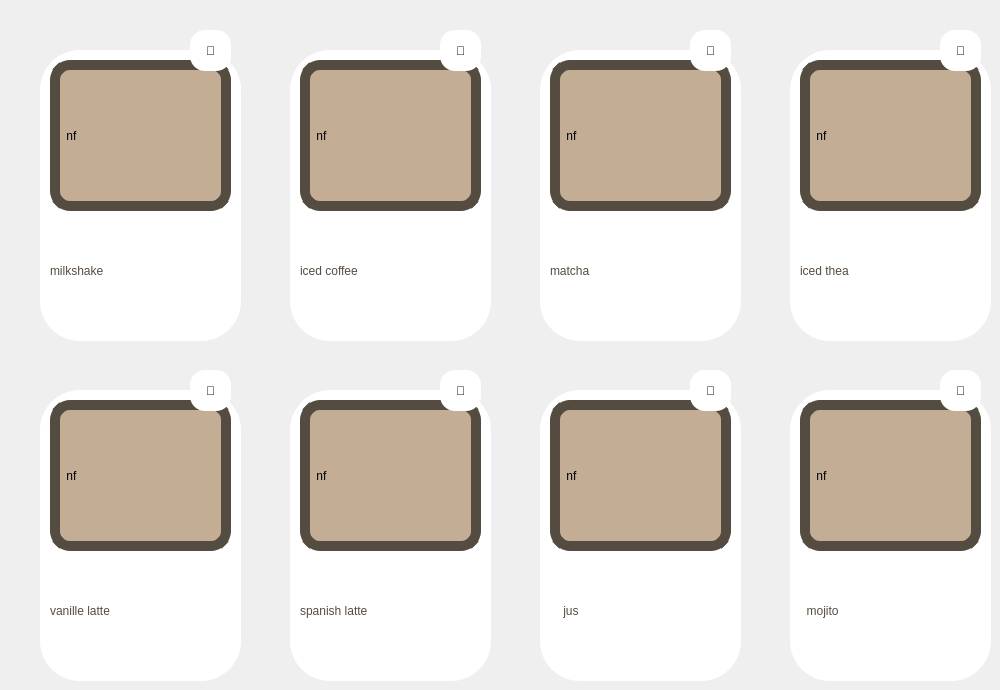
   <widget class="QWidget" name="tab_2">
    <attribute name="title">
     <string>boisson</string>
    </attribute>
    <widget class="QLabel" name="label_54">
     <property name="geometry">
      <rect>
       <x>40</x>
       <y>50</y>
       <width>201</width>
       <height>291</height>
      </rect>
     </property>
     <property name="styleSheet">
      <string notr="true">QLabel{border-radius:40px;background-color:white}</string>
     </property>
     <property name="text">
      <string/>
     </property>
    </widget>
    <widget class="QLabel" name="label_53">
     <property name="geometry">
      <rect>
       <x>290</x>
       <y>50</y>
       <width>201</width>
       <height>291</height>
      </rect>
     </property>
     <property name="styleSheet">
      <string notr="true">QLabel{border-radius:40px;background-color:white}</string>
     </property>
     <property name="text">
      <string/>
     </property>
    </widget>
    <widget class="QLabel" name="label_55">
     <property name="geometry">
      <rect>
       <x>540</x>
       <y>50</y>
       <width>201</width>
       <height>291</height>
      </rect>
     </property>
     <property name="styleSheet">
      <string notr="true">QLabel{border-radius:40px;background-color:white}</string>
     </property>
     <property name="text">
      <string/>
     </property>
    </widget>
    <widget class="QLabel" name="label_56">
     <property name="geometry">
      <rect>
       <x>790</x>
       <y>50</y>
       <width>201</width>
       <height>291</height>
      </rect>
     </property>
     <property name="styleSheet">
      <string notr="true">QLabel{border-radius:40px;background-color:white}</string>
     </property>
     <property name="text">
      <string/>
     </property>
    </widget>
    <widget class="QLabel" name="label_57">
     <property name="geometry">
      <rect>
       <x>540</x>
       <y>390</y>
       <width>201</width>
       <height>291</height>
      </rect>
     </property>
     <property name="styleSheet">
      <string notr="true">QLabel{border-radius:40px;background-color:white}</string>
     </property>
     <property name="text">
      <string/>
     </property>
    </widget>
    <widget class="QLabel" name="label_58">
     <property name="geometry">
      <rect>
       <x>790</x>
       <y>390</y>
       <width>201</width>
       <height>291</height>
      </rect>
     </property>
     <property name="styleSheet">
      <string notr="true">QLabel{border-radius:40px;background-color:white}</string>
     </property>
     <property name="text">
      <string/>
     </property>
    </widget>
    <widget class="QLabel" name="label_59">
     <property name="geometry">
      <rect>
       <x>290</x>
       <y>390</y>
       <width>201</width>
       <height>291</height>
      </rect>
     </property>
     <property name="styleSheet">
      <string notr="true">QLabel{border-radius:40px;background-color:white}</string>
     </property>
     <property name="text">
      <string/>
     </property>
    </widget>
    <widget class="QLabel" name="label_60">
     <property name="geometry">
      <rect>
       <x>40</x>
       <y>390</y>
       <width>201</width>
       <height>291</height>
      </rect>
     </property>
     <property name="styleSheet">
      <string notr="true">QLabel{border-radius:40px;background-color:white}</string>
     </property>
     <property name="text">
      <string/>
     </property>
    </widget>
    <widget class="QLabel" name="label_101">
     <property name="geometry">
      <rect>
       <x>550</x>
       <y>60</y>
       <width>181</width>
       <height>151</height>
      </rect>
     </property>
     <property name="styleSheet">
      <string notr="true">border-radius:20px;
background-color: rgb(195, 173, 148);border:10px solid rgb(85, 76, 65);</string>
     </property>
     <property name="text">
      <string> nf</string>
     </property>
    </widget>
    <widget class="QLabel" name="label_102">
     <property name="geometry">
      <rect>
       <x>800</x>
       <y>60</y>
       <width>181</width>
       <height>151</height>
      </rect>
     </property>
     <property name="styleSheet">
      <string notr="true">border-radius:20px;
background-color: rgb(195, 173, 148);border:10px solid rgb(85, 76, 65);</string>
     </property>
     <property name="text">
      <string> nf</string>
     </property>
    </widget>
    <widget class="QLabel" name="label_103">
     <property name="geometry">
      <rect>
       <x>800</x>
       <y>400</y>
       <width>181</width>
       <height>151</height>
      </rect>
     </property>
     <property name="styleSheet">
      <string notr="true">border-radius:20px;
background-color: rgb(195, 173, 148);border:10px solid rgb(85, 76, 65);</string>
     </property>
     <property name="text">
      <string> nf</string>
     </property>
    </widget>
    <widget class="QLabel" name="label_104">
     <property name="geometry">
      <rect>
       <x>550</x>
       <y>400</y>
       <width>181</width>
       <height>151</height>
      </rect>
     </property>
     <property name="styleSheet">
      <string notr="true">border-radius:20px;
background-color: rgb(195, 173, 148);border:10px solid rgb(85, 76, 65);</string>
     </property>
     <property name="text">
      <string> nf</string>
     </property>
    </widget>
    <widget class="QLabel" name="label_105">
     <property name="geometry">
      <rect>
       <x>300</x>
       <y>60</y>
       <width>181</width>
       <height>151</height>
      </rect>
     </property>
     <property name="styleSheet">
      <string notr="true">border-radius:20px;
background-color: rgb(195, 173, 148);border:10px solid rgb(85, 76, 65);</string>
     </property>
     <property name="text">
      <string> nf</string>
     </property>
    </widget>
    <widget class="QLabel" name="label_106">
     <property name="geometry">
      <rect>
       <x>50</x>
       <y>60</y>
       <width>181</width>
       <height>151</height>
      </rect>
     </property>
     <property name="styleSheet">
      <string notr="true">border-radius:20px;
background-color: rgb(195, 173, 148);border:10px solid rgb(85, 76, 65);</string>
     </property>
     <property name="text">
      <string> nf</string>
     </property>
    </widget>
    <widget class="QLabel" name="label_107">
     <property name="geometry">
      <rect>
       <x>300</x>
       <y>400</y>
       <width>181</width>
       <height>151</height>
      </rect>
     </property>
     <property name="styleSheet">
      <string notr="true">border-radius:20px;
background-color: rgb(195, 173, 148);border:10px solid rgb(85, 76, 65);</string>
     </property>
     <property name="text">
      <string> nf</string>
     </property>
    </widget>
    <widget class="QLabel" name="label_108">
     <property name="geometry">
      <rect>
       <x>50</x>
       <y>400</y>
       <width>181</width>
       <height>151</height>
      </rect>
     </property>
     <property name="styleSheet">
      <string notr="true">border-radius:20px;
background-color: rgb(195, 173, 148);border:10px solid rgb(85, 76, 65);</string>
     </property>
     <property name="text">
      <string> nf</string>
     </property>
    </widget>
    <widget class="QPushButton" name="a21">
     <property name="geometry">
      <rect>
       <x>300</x>
       <y>400</y>
       <width>181</width>
       <height>151</height>
      </rect>
     </property>
     <property name="styleSheet">
      <string notr="true">QPushButton{border-image:url(&quot;C:/image projet/esp.png&quot;);
border-radius:20px;}
QPushButton:hover{color:brown;margin-left:4px;margin-right:4px;margin-top:4px;margin-bottom:4px;border-radius:20px;}
QPushButton:pressed{border-radius:20px;}</string>
     </property>
     <property name="text">
      <string/>
     </property>
    </widget>
    <widget class="QPushButton" name="a19">
     <property name="geometry">
      <rect>
       <x>800</x>
       <y>60</y>
       <width>181</width>
       <height>151</height>
      </rect>
     </property>
     <property name="styleSheet">
      <string notr="true">QPushButton{border-image:url(&quot;C:/image projet/the.png&quot;);
border-radius:20px;}
QPushButton:hover{color:brown;margin-left:4px;margin-right:4px;margin-top:4px;margin-bottom:4px;border-radius:20px;}
QPushButton:pressed{border-radius:20px;}</string>
     </property>
     <property name="text">
      <string/>
     </property>
    </widget>
    <widget class="QPushButton" name="a23">
     <property name="geometry">
      <rect>
       <x>800</x>
       <y>400</y>
       <width>181</width>
       <height>151</height>
      </rect>
     </property>
     <property name="styleSheet">
      <string notr="true">QPushButton{border-image:url(&quot;C:/image projet/mojjito.png&quot;);
border-radius:20px;}
QPushButton:hover{color:brown;margin-left:4px;margin-right:4px;margin-top:4px;margin-bottom:4px;border-radius:20px;}
QPushButton:pressed{border-radius:20px;}</string>
     </property>
     <property name="text">
      <string/>
     </property>
    </widget>
    <widget class="QPushButton" name="a22">
     <property name="geometry">
      <rect>
       <x>550</x>
       <y>400</y>
       <width>181</width>
       <height>151</height>
      </rect>
     </property>
     <property name="styleSheet">
      <string notr="true">QPushButton{border-image:url(&quot;C:/image projet/jus.png&quot;);
border-radius:20px;}
QPushButton:hover{color:brown;margin-left:4px;margin-right:4px;margin-top:4px;margin-bottom:4px;border-radius:20px;}
QPushButton:pressed{border-radius:20px;}</string>
     </property>
     <property name="text">
      <string/>
     </property>
    </widget>
    <widget class="QPushButton" name="a18">
     <property name="geometry">
      <rect>
       <x>550</x>
       <y>60</y>
       <width>181</width>
       <height>151</height>
      </rect>
     </property>
     <property name="styleSheet">
      <string notr="true">QPushButton{border-image:url(&quot;C:/image projet/matcha.jpg&quot;);
border-radius:20px;}
QPushButton:hover{color:brown;margin-left:4px;margin-right:4px;margin-top:4px;margin-bottom:4px;border-radius:20px;}
QPushButton:pressed{border-radius:20px;}</string>
     </property>
     <property name="text">
      <string/>
     </property>
    </widget>
    <widget class="QPushButton" name="a20">
     <property name="geometry">
      <rect>
       <x>50</x>
       <y>400</y>
       <width>181</width>
       <height>151</height>
      </rect>
     </property>
     <property name="styleSheet">
      <string notr="true">QPushButton{border-image:url(&quot;C:/image projet/latt.png&quot;);
border-radius:20px;}
QPushButton:hover{color:brown;margin-left:4px;margin-right:4px;margin-top:4px;margin-bottom:4px;border-radius:20px;}
QPushButton:pressed{border-radius:20px;}</string>
     </property>
     <property name="text">
      <string/>
     </property>
    </widget>
    <widget class="QPushButton" name="a17">
     <property name="geometry">
      <rect>
       <x>300</x>
       <y>60</y>
       <width>181</width>
       <height>151</height>
      </rect>
     </property>
     <property name="styleSheet">
      <string notr="true">QPushButton{border-image:url(&quot;C:/image projet/icec.png&quot;);
border-radius:20px;}

QPushButton:hover{color:brown;margin-left:4px;margin-right:4px;margin-top:4px;margin-bottom:4px;border-radius:20px;}
QPushButton:pressed{border-radius:20px;}</string>
     </property>
     <property name="text">
      <string/>
     </property>
    </widget>
    <widget class="QPushButton" name="a16">
     <property name="geometry">
      <rect>
       <x>50</x>
       <y>60</y>
       <width>181</width>
       <height>151</height>
      </rect>
     </property>
     <property name="styleSheet">
      <string notr="true">QPushButton{border-image:url(&quot;C:/image projet/milk.png&quot;);
border-radius:20px;}

QPushButton:hover{color:brown;margin-left:4px;margin-right:4px;margin-top:4px;margin-bottom:4px;border-radius:20px;}
QPushButton:pressed{border-radius:20px;}</string>
     </property>
     <property name="text">
      <string/>
     </property>
    </widget>
    <widget class="QLabel" name="label_133">
     <property name="geometry">
      <rect>
       <x>50</x>
       <y>230</y>
       <width>181</width>
       <height>81</height>
      </rect>
     </property>
     <property name="styleSheet">
      <string notr="true">QLabel{border-radius:20px;
	color: rgb(85, 76, 65);
	font: 25pt &quot;Modern No. 20&quot;;}</string>
     </property>
     <property name="text">
      <string>milkshake</string>
     </property>
    </widget>
    <widget class="QLabel" name="label_134">
     <property name="geometry">
      <rect>
       <x>800</x>
       <y>570</y>
       <width>181</width>
       <height>81</height>
      </rect>
     </property>
     <property name="styleSheet">
      <string notr="true">QLabel{border-radius:20px;
	color: rgb(85, 76, 65);
	font: 28pt &quot;Modern No. 20&quot;;}</string>
     </property>
     <property name="text">
      <string>  mojito</string>
     </property>
    </widget>
    <widget class="QLabel" name="label_135">
     <property name="geometry">
      <rect>
       <x>300</x>
       <y>570</y>
       <width>181</width>
       <height>81</height>
      </rect>
     </property>
     <property name="styleSheet">
      <string notr="true">QLabel{border-radius:20px;
	color: rgb(85, 76, 65);
	font: 20pt &quot;Modern No. 20&quot;;}</string>
     </property>
     <property name="text">
      <string>spanish latte</string>
     </property>
    </widget>
    <widget class="QLabel" name="label_136">
     <property name="geometry">
      <rect>
       <x>550</x>
       <y>570</y>
       <width>181</width>
       <height>81</height>
      </rect>
     </property>
     <property name="styleSheet">
      <string notr="true">QLabel{border-radius:20px;
	color: rgb(85, 76, 65);
	font: 28pt &quot;Modern No. 20&quot;;}</string>
     </property>
     <property name="text">
      <string>    jus</string>
     </property>
    </widget>
    <widget class="QLabel" name="label_137">
     <property name="geometry">
      <rect>
       <x>50</x>
       <y>570</y>
       <width>181</width>
       <height>81</height>
      </rect>
     </property>
     <property name="styleSheet">
      <string notr="true">QLabel{border-radius:20px;
	color: rgb(85, 76, 65);
	font: 22pt &quot;Modern No. 20&quot;;}</string>
     </property>
     <property name="text">
      <string>vanille latte</string>
     </property>
    </widget>
    <widget class="QLabel" name="label_138">
     <property name="geometry">
      <rect>
       <x>300</x>
       <y>230</y>
       <width>181</width>
       <height>81</height>
      </rect>
     </property>
     <property name="styleSheet">
      <string notr="true">QLabel{border-radius:20px;
	color: rgb(85, 76, 65);
	font: 26pt &quot;Modern No. 20&quot;;}</string>
     </property>
     <property name="text">
      <string>iced coffee</string>
     </property>
    </widget>
    <widget class="QLabel" name="label_139">
     <property name="geometry">
      <rect>
       <x>800</x>
       <y>230</y>
       <width>181</width>
       <height>81</height>
      </rect>
     </property>
     <property name="styleSheet">
      <string notr="true">QLabel{border-radius:20px;
	color: rgb(85, 76, 65);
	font: 28pt &quot;Modern No. 20&quot;;}</string>
     </property>
     <property name="text">
      <string>iced thea</string>
     </property>
    </widget>
    <widget class="QLabel" name="label_140">
     <property name="geometry">
      <rect>
       <x>550</x>
       <y>230</y>
       <width>181</width>
       <height>81</height>
      </rect>
     </property>
     <property name="styleSheet">
      <string notr="true">QLabel{border-radius:20px;
	color: rgb(85, 76, 65);
	font: 28pt &quot;Modern No. 20&quot;;}</string>
     </property>
     <property name="text">
      <string>matcha</string>
     </property>
    </widget>
    <widget class="QPushButton" name="btn36">
     <property name="geometry">
      <rect>
       <x>940</x>
       <y>30</y>
       <width>41</width>
       <height>41</height>
      </rect>
     </property>
     <property name="styleSheet">
      <string notr="true">background-color: rgb(255, 255, 255);border-radius:15px;
font: 15pt &quot;MS Shell Dlg 2&quot;;</string>
     </property>
     <property name="text">
      <string>🤍</string>
     </property>
    </widget>
    <widget class="QPushButton" name="btn35">
     <property name="geometry">
      <rect>
       <x>690</x>
       <y>30</y>
       <width>41</width>
       <height>41</height>
      </rect>
     </property>
     <property name="styleSheet">
      <string notr="true">background-color: rgb(255, 255, 255);border-radius:15px;
font: 15pt &quot;MS Shell Dlg 2&quot;;</string>
     </property>
     <property name="text">
      <string>🤍</string>
     </property>
    </widget>
    <widget class="QPushButton" name="btn34">
     <property name="geometry">
      <rect>
       <x>440</x>
       <y>30</y>
       <width>41</width>
       <height>41</height>
      </rect>
     </property>
     <property name="styleSheet">
      <string notr="true">background-color: rgb(255, 255, 255);border-radius:15px;
font: 15pt &quot;MS Shell Dlg 2&quot;;</string>
     </property>
     <property name="text">
      <string>🤍</string>
     </property>
    </widget>
    <widget class="QPushButton" name="btn33">
     <property name="geometry">
      <rect>
       <x>190</x>
       <y>30</y>
       <width>41</width>
       <height>41</height>
      </rect>
     </property>
     <property name="styleSheet">
      <string notr="true">background-color: rgb(255, 255, 255);border-radius:15px;
font: 15pt &quot;MS Shell Dlg 2&quot;;</string>
     </property>
     <property name="text">
      <string>🤍</string>
     </property>
    </widget>
    <widget class="QPushButton" name="btn37">
     <property name="geometry">
      <rect>
       <x>190</x>
       <y>370</y>
       <width>41</width>
       <height>41</height>
      </rect>
     </property>
     <property name="styleSheet">
      <string notr="true">background-color: rgb(255, 255, 255);border-radius:15px;
font: 15pt &quot;MS Shell Dlg 2&quot;;</string>
     </property>
     <property name="text">
      <string>🤍</string>
     </property>
    </widget>
    <widget class="QPushButton" name="btn40">
     <property name="geometry">
      <rect>
       <x>940</x>
       <y>370</y>
       <width>41</width>
       <height>41</height>
      </rect>
     </property>
     <property name="styleSheet">
      <string notr="true">background-color: rgb(255, 255, 255);border-radius:15px;
font: 15pt &quot;MS Shell Dlg 2&quot;;</string>
     </property>
     <property name="text">
      <string>🤍</string>
     </property>
    </widget>
    <widget class="QPushButton" name="btn39">
     <property name="geometry">
      <rect>
       <x>690</x>
       <y>370</y>
       <width>41</width>
       <height>41</height>
      </rect>
     </property>
     <property name="styleSheet">
      <string notr="true">background-color: rgb(255, 255, 255);border-radius:15px;
font: 15pt &quot;MS Shell Dlg 2&quot;;</string>
     </property>
     <property name="text">
      <string>🤍</string>
     </property>
    </widget>
    <widget class="QPushButton" name="btn38">
     <property name="geometry">
      <rect>
       <x>440</x>
       <y>370</y>
       <width>41</width>
       <height>41</height>
      </rect>
     </property>
     <property name="styleSheet">
      <string notr="true">background-color: rgb(255, 255, 255);border-radius:15px;
font: 15pt &quot;MS Shell Dlg 2&quot;;</string>
     </property>
     <property name="text">
      <string>🤍</string>
     </property>
    </widget>
   </widget>
